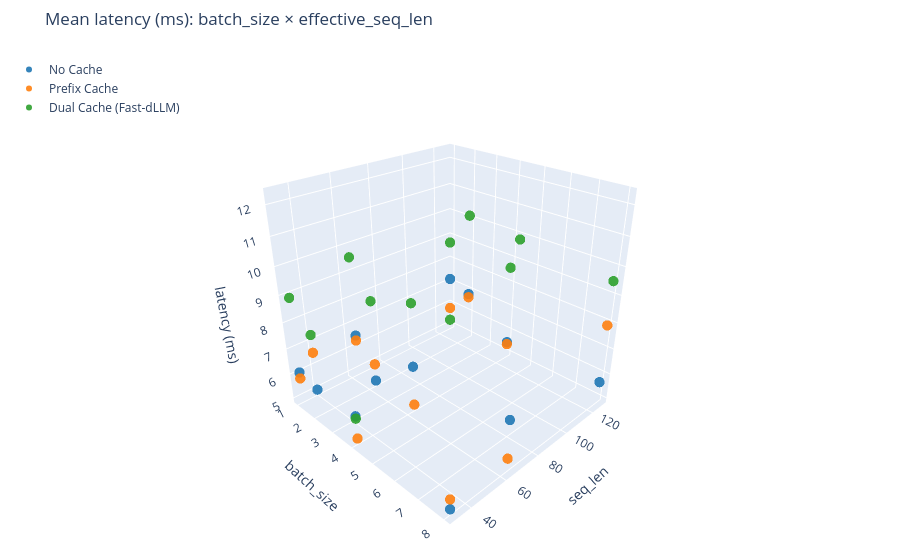
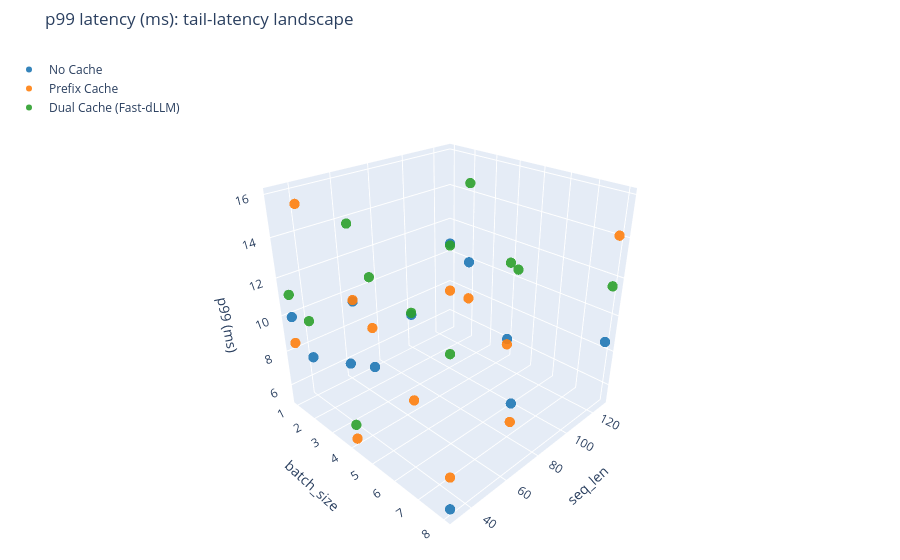

Notebook source saved alongside these figures, in order:
### Code cell
# ── Plotly 3D latency surface: all three modes overlaid ─────────────────────
lat_profiles = [
    RunProfile(run_name=LABELS[m], run_dir=f'/tmp/{m}',
               config={'mode': m}, latency=lat_sweep_results.get(m))
    for m in MODES if m in lat_sweep_results
]
if lat_profiles:
    lat_report = MultiRunReport(
        profiles=lat_profiles, total_time_s=0.0,
        metrics=['latency'], filter_used={},
    )
    try:
        fig_lat = plot_3d_compare(
            lat_report, metric='latency', mode='scatter',
            title='Mean latency (ms): batch_size × effective_seq_len',
            show=False,
        )
        fig_lat.show()
        fig_p99 = plot_3d_compare(
            lat_report, metric='p99', mode='scatter',
            title='p99 latency (ms): tail-latency landscape',
            show=False,
        )
        fig_p99.show()
    except Exception as e:
        print(f'[warn] 3D latency plot skipped: {e}')
else:
    print('[warn] No sweep data — latency 3D plots skipped')

### Figure 1 — Plotly figure (JSON) as saved in the notebook; plotly's stock layout.template omitted (floating-point values rounded to 4 significant figures)
{"data": [{"hovertemplate": "batch_size=%{x}<br>seq_len=%{y}<br>latency (ms)=%{z:.3f}<extra>No Cache</extra>", "marker": {"color": "#1f77b4", "opacity": 0.9, "size": 6}, "mode": "markers", "name": "No Cache", "type": "scatter3d", "x": [1, 1, 1, 2, 2, 2, 4, 4, 4, 8, 8, 8], "y": [32, 64, 128, 32, 64, 128, 32, 64, 128, 32, 64, 128], "z": [6.066, 6.506, 7.14, 5.879, 5.05, 6.824, 5.925, 6.621, 5.485, 5.033, 6.752, 5.666]}, {"hovertemplate": "batch_size=%{x}<br>seq_len=%{y}<br>latency (ms)=%{z:.3f}<extra>Prefix Cache</extra>", "marker": {"color": "#ff7f0e", "opacity": 0.9, "size": 6}, "mode": "markers", "name": "Prefix Cache", "type": "scatter3d", "x": [1, 1, 1, 2, 2, 2, 4, 4, 4, 8, 8, 8], "y": [32, 64, 128, 32, 64, 128, 32, 64, 128, 32, 64, 128], "z": [5.819, 6.299, 5.808, 7.318, 5.751, 6.682, 5.045, 5.082, 5.398, 5.402, 5.311, 7.905]}, {"hovertemplate": "batch_size=%{x}<br>seq_len=%{y}<br>latency (ms)=%{z:.3f}<extra>Dual Cache (Fast-dLLM)</extra>", "marker": {"color": "#2ca02c", "opacity": 0.9, "size": 6}, "mode": "markers", "name": "Dual Cache (Fast-dLLM)", "type": "scatter3d", "x": [1, 1, 1, 2, 2, 2, 4, 4, 4, 8, 8, 8], "y": [32, 64, 128, 32, 64, 128, 32, 64, 128, 32, 64, 128], "z": [8.915, 9.576, 8.723, 7.977, 8.286, 10.1, 5.834, 8.981, 8.636, 10.99, 12.27, 9.506]}], "layout": {"legend": {"x": 0.01, "y": 0.99}, "margin": {"b": 0, "l": 0, "r": 0, "t": 50}, "scene": {"camera": {"eye": {"x": 1.6, "y": -1.6, "z": 1.2}}, "xaxis": {"title": {"text": "batch_size"}}, "yaxis": {"title": {"text": "seq_len"}}, "zaxis": {"title": {"text": "latency (ms)"}}}, "title": {"text": "Mean latency (ms): batch_size × effective_seq_len"}}}

### Figure 2 — Plotly figure (JSON) as saved in the notebook; plotly's stock layout.template omitted (floating-point values rounded to 4 significant figures)
{"data": [{"hovertemplate": "batch_size=%{x}<br>seq_len=%{y}<br>p99 (ms)=%{z:.3f}<extra>No Cache</extra>", "marker": {"color": "#1f77b4", "opacity": 0.9, "size": 6}, "mode": "markers", "name": "No Cache", "type": "scatter3d", "x": [1, 1, 1, 2, 2, 2, 4, 4, 4, 8, 8, 8], "y": [32, 64, 128, 32, 64, 128, 32, 64, 128, 32, 64, 128], "z": [9.94, 9.459, 10.62, 8.355, 6.116, 9.917, 9.424, 10.46, 6.106, 5.225, 8.631, 8.543]}, {"hovertemplate": "batch_size=%{x}<br>seq_len=%{y}<br>p99 (ms)=%{z:.3f}<extra>Prefix Cache</extra>", "marker": {"color": "#ff7f0e", "opacity": 0.9, "size": 6}, "mode": "markers", "name": "Prefix Cache", "type": "scatter3d", "x": [1, 1, 1, 2, 2, 2, 4, 4, 4, 8, 8, 8], "y": [32, 64, 128, 32, 64, 128, 32, 64, 128, 32, 64, 128], "z": [8.488, 9.543, 7.561, 15.94, 8.498, 7.597, 5.239, 5.558, 5.748, 6.936, 7.662, 14.1]}, {"hovertemplate": "batch_size=%{x}<br>seq_len=%{y}<br>p99 (ms)=%{z:.3f}<extra>Dual Cache (Fast-dLLM)</extra>", "marker": {"color": "#2ca02c", "opacity": 0.9, "size": 6}, "mode": "markers", "name": "Dual Cache (Fast-dLLM)", "type": "scatter3d", "x": [1, 1, 1, 2, 2, 2, 4, 4, 4, 8, 8, 8], "y": [32, 64, 128, 32, 64, 128, 32, 64, 128, 32, 64, 128], "z": [11.13, 13.73, 10.5, 10.33, 11.37, 14.56, 6.052, 10.56, 10.85, 12.67, 14.75, 11.58]}], "layout": {"legend": {"x": 0.01, "y": 0.99}, "margin": {"b": 0, "l": 0, "r": 0, "t": 50}, "scene": {"camera": {"eye": {"x": 1.6, "y": -1.6, "z": 1.2}}, "xaxis": {"title": {"text": "batch_size"}}, "yaxis": {"title": {"text": "seq_len"}}, "zaxis": {"title": {"text": "p99 (ms)"}}}, "title": {"text": "p99 latency (ms): tail-latency landscape"}}}
